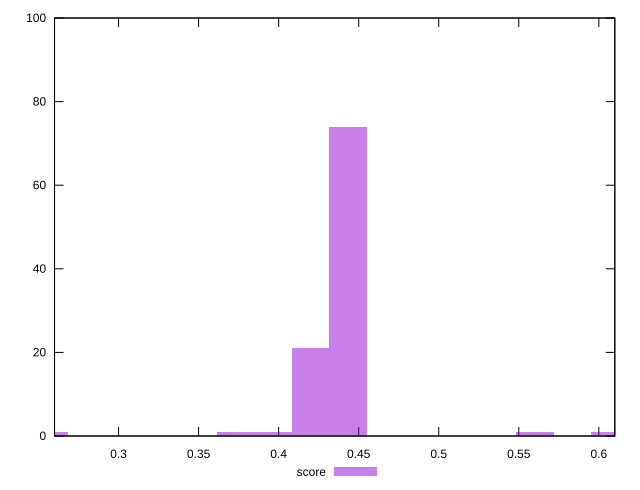

Recreate this plot in gnuplot.
reset

$score <<EOF
0.5600911089791054 1
0.6067653680606975 1
0.2567084249487567 1
0.44340546127512515 74
0.42006833173432906 21
0.396731202193533 1
0.37339407265273694 1
EOF

set key outside below
set boxwidth 0.02333712954079606
set xrange [0.26:0.61]
set yrange [0:100]
set trange [0:100]
set style fill transparent solid 0.5 noborder
set terminal svg size 640, 490 enhanced background rgb 'white'
set output "report_00019_2021-02-10T18-14-37.922Z//largest-contentful-paint/samples/pages+cached+noadtech+nomedia+nocss/score/histogram.svg"

plot $score title "score" with boxes

reset
